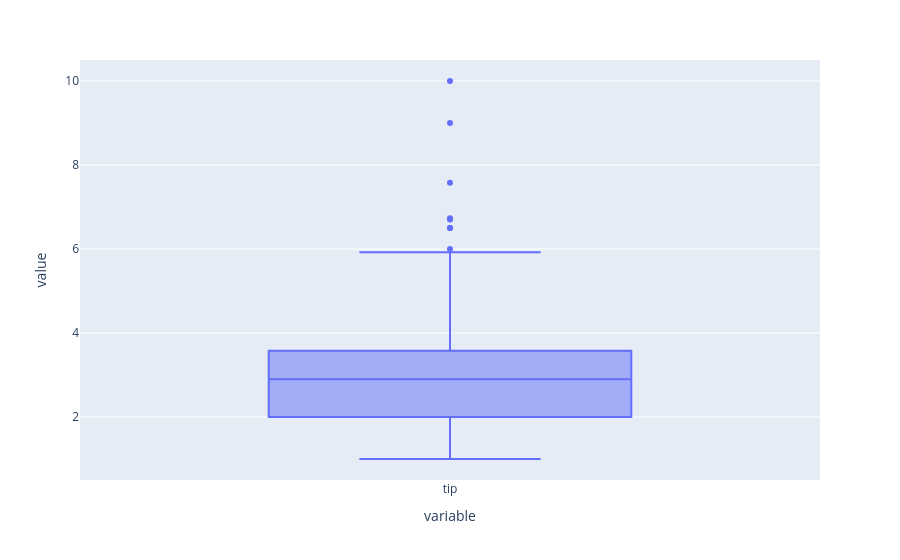

The code cell stored with this chart in its notebook:
### Code cell
fig = px.box(df,y=['tip'])
fig.show()

### Figure 1 — Plotly figure (JSON) as saved in the notebook; plotly's stock layout.template omitted (floating-point values rounded to 4 significant figures; data arrays with more than 128 entries replaced by an {"elided": "..."} marker saying what was removed)
{"data": [{"alignmentgroup": "True", "hovertemplate": "variable=%{x}<br>value=%{y}<extra></extra>", "legendgroup": "", "marker": {"color": "#636efa"}, "name": "", "notched": false, "offsetgroup": "", "orientation": "v", "showlegend": false, "type": "box", "x": {"elided": "244 str values"}, "x0": " ", "xaxis": "x", "y": {"elided": "244 float values"}, "y0": " ", "yaxis": "y"}], "layout": {"boxmode": "group", "legend": {"tracegroupgap": 0}, "margin": {"t": 60}, "xaxis": {"anchor": "y", "domain": [0, 1], "title": {"text": "variable"}}, "yaxis": {"anchor": "x", "domain": [0, 1], "title": {"text": "value"}}}}
